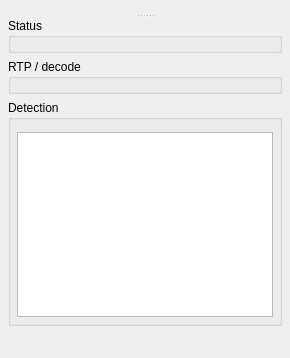
<?xml version='1.0' encoding='utf-8'?>
<ui version="4.0">
 <class>CameraWorkspace</class>
 <widget class="QWidget" name="CameraWorkspace">
  <layout class="QVBoxLayout" name="pageLayout" stretch="0,1">
   <property name="spacing">
    <number>6</number>
   </property>
   <item>
    <widget class="QWidget" name="headerHost">
     <layout class="QVBoxLayout" name="headerLayout">
      <property name="leftMargin">
       <number>0</number>
      </property>
      <property name="topMargin">
       <number>0</number>
      </property>
      <property name="rightMargin">
       <number>0</number>
      </property>
      <property name="bottomMargin">
       <number>0</number>
      </property>
     </layout>
    </widget>
   </item>
   <item>
    <widget class="QSplitter" name="workspace_splitter">
     <property name="orientation">
      <enum>Qt::Vertical</enum>
     </property>
     <property name="childrenCollapsible">
      <bool>false</bool>
     </property>
     <widget class="QSplitter" name="preview_splitter">
      <property name="childrenCollapsible">
       <bool>false</bool>
      </property>
     </widget>
     <widget class="QScrollArea" name="details_scroll">
      <property name="widgetResizable">
       <bool>true</bool>
      </property>
      <property name="minimumHeight">
       <number>120</number>
      </property>
      <widget class="QWidget" name="details">
       <layout class="QVBoxLayout" name="detailsLayout">
        <property name="spacing">
         <number>6</number>
        </property>
        <item>
         <widget class="QGroupBox" name="facts">
          <property name="title">
           <string>Status</string>
          </property>
          <layout class="QGridLayout" name="factsLayout">
           <property name="leftMargin">
            <number>6</number>
           </property>
           <property name="topMargin">
            <number>6</number>
           </property>
           <property name="rightMargin">
            <number>6</number>
           </property>
           <property name="bottomMargin">
            <number>6</number>
           </property>
          </layout>
         </widget>
        </item>
        <item>
         <widget class="QGroupBox" name="stream_metrics_group">
          <property name="title">
           <string>RTP / decode</string>
          </property>
          <layout class="QVBoxLayout" name="stream_metrics_groupLayout">
           <property name="leftMargin">
            <number>6</number>
           </property>
           <property name="topMargin">
            <number>6</number>
           </property>
           <property name="rightMargin">
            <number>6</number>
           </property>
           <property name="bottomMargin">
            <number>6</number>
           </property>
          </layout>
          <property name="toolTip">
           <string>GStreamer worker의 최근 5초 rolling rate입니다. RTP missing은 sequence gap으로 추정한 누락 패킷 수입니다.</string>
          </property>
         </widget>
        </item>
        <item>
         <widget class="QGroupBox" name="detection_group">
          <property name="title">
           <string>Detection</string>
          </property>
          <layout class="QVBoxLayout" name="detection_groupLayout">
           <item>
            <widget class="QWidget" name="configHost">
             <layout class="QGridLayout" name="configLayout">
              <property name="leftMargin">
               <number>0</number>
              </property>
              <property name="topMargin">
               <number>0</number>
              </property>
              <property name="rightMargin">
               <number>0</number>
              </property>
              <property name="bottomMargin">
               <number>0</number>
              </property>
             </layout>
            </widget>
           </item>
           <item>
            <widget class="QTableView" name="target_table">
             <property name="editTriggers">
              <enum>QAbstractItemView::NoEditTriggers</enum>
             </property>
             <property name="selectionBehavior">
              <enum>QAbstractItemView::SelectRows</enum>
             </property>
             <property name="maximumHeight">
              <number>118</number>
             </property>
             <attribute name="verticalHeaderVisible">
              <bool>false</bool>
             </attribute>
             <attribute name="horizontalHeaderStretchLastSection">
              <bool>true</bool>
             </attribute>
            </widget>
           </item>
           <property name="leftMargin">
            <number>6</number>
           </property>
           <property name="topMargin">
            <number>6</number>
           </property>
           <property name="rightMargin">
            <number>6</number>
           </property>
           <property name="bottomMargin">
            <number>6</number>
           </property>
          </layout>
         </widget>
        </item>
        <item>
         <widget class="QWidget" name="connectHost">
          <layout class="QVBoxLayout" name="connectHostLayout">
           <property name="leftMargin">
            <number>0</number>
           </property>
           <property name="topMargin">
            <number>0</number>
           </property>
           <property name="rightMargin">
            <number>0</number>
           </property>
           <property name="bottomMargin">
            <number>0</number>
           </property>
          </layout>
         </widget>
        </item>
        <item>
         <widget class="QWidget" name="candidatesHost">
          <layout class="QVBoxLayout" name="candidatesHostLayout">
           <property name="leftMargin">
            <number>0</number>
           </property>
           <property name="topMargin">
            <number>0</number>
           </property>
           <property name="rightMargin">
            <number>0</number>
           </property>
           <property name="bottomMargin">
            <number>0</number>
           </property>
          </layout>
         </widget>
        </item>
        <item>
         <widget class="QWidget" name="mappingHost">
          <layout class="QVBoxLayout" name="mappingHostLayout">
           <property name="leftMargin">
            <number>0</number>
           </property>
           <property name="topMargin">
            <number>0</number>
           </property>
           <property name="rightMargin">
            <number>0</number>
           </property>
           <property name="bottomMargin">
            <number>0</number>
           </property>
          </layout>
         </widget>
        </item>
        <item>
         <widget class="QWidget" name="formatHost">
          <layout class="QVBoxLayout" name="formatHostLayout">
           <property name="leftMargin">
            <number>0</number>
           </property>
           <property name="topMargin">
            <number>0</number>
           </property>
           <property name="rightMargin">
            <number>0</number>
           </property>
           <property name="bottomMargin">
            <number>0</number>
           </property>
          </layout>
         </widget>
        </item>
        <property name="leftMargin">
         <number>0</number>
        </property>
        <property name="topMargin">
         <number>0</number>
        </property>
        <property name="rightMargin">
         <number>0</number>
        </property>
        <property name="bottomMargin">
         <number>0</number>
        </property>
       </layout>
      </widget>
      <property name="frameShape">
       <enum>QFrame::NoFrame</enum>
      </property>
      <property name="horizontalScrollBarPolicy">
       <enum>Qt::ScrollBarAlwaysOff</enum>
      </property>
     </widget>
    </widget>
   </item>
   <property name="leftMargin">
    <number>8</number>
   </property>
   <property name="topMargin">
    <number>8</number>
   </property>
   <property name="rightMargin">
    <number>8</number>
   </property>
   <property name="bottomMargin">
    <number>8</number>
   </property>
  </layout>
 </widget>
 <resources />
 <connections />
</ui>
